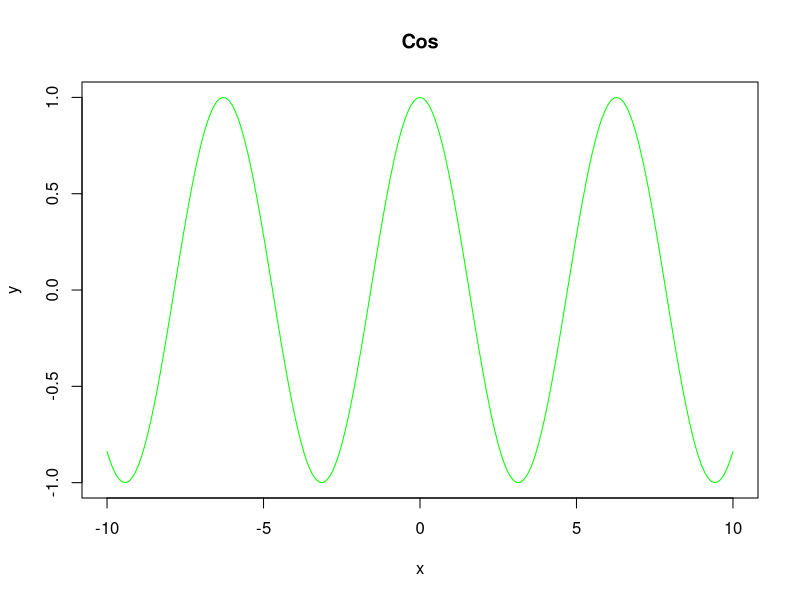

R code for this plot:
t=seq(-10,10,0.1)
y=cos(t)
plot(t,y,type="l", xlab="x", ylab="y",col="green",main='Cos')
diag(x = 1, 5, 5)
my.mat <- matrix(seq(1, 12), nrow = 4, ncol = 4, byrow = TRUE)
dim(my.mat) <- c(2,2,2,2)
my.mat
my.matsum <- my.mat + 6
my.matsum
my.matS1S2 <- my.mat + my.matsum
my.matS1S2
my.matPow <- my.mat^2
my.matPow
my.matMult <- my.mat %*% my.matPow
my.matMult
my.matT <- 1:16
dim(my.matT) <- c(4, 4)
t(my.matT)
A=c(3,-2,2,-1,1,-1,0,1,4)
dim(A)<-c(3,3)
A
B=c(5,0,15)
dim(B)<-c(3,1)
B
x<-solve(A,B)
x


